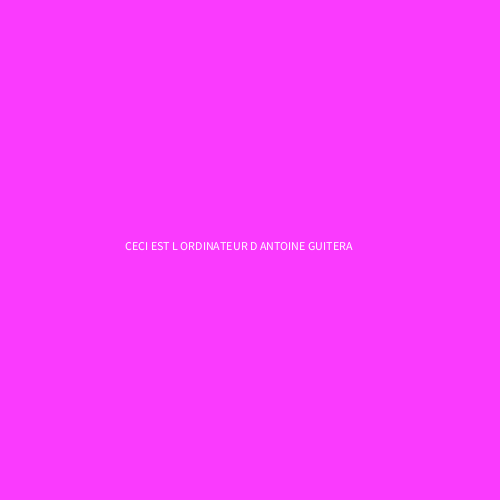
Frame 1 (no input)
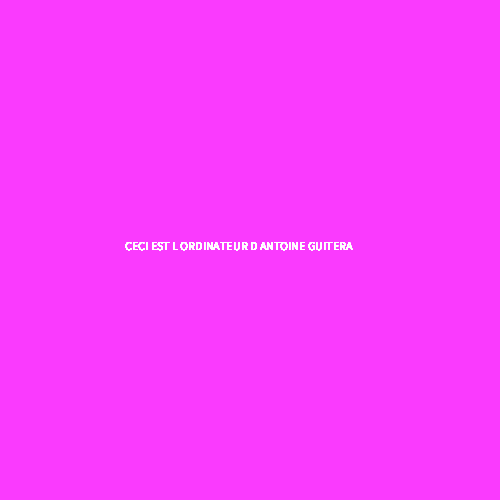
Frame 60 (the mouse pressed at the canvas centre just before this capture)
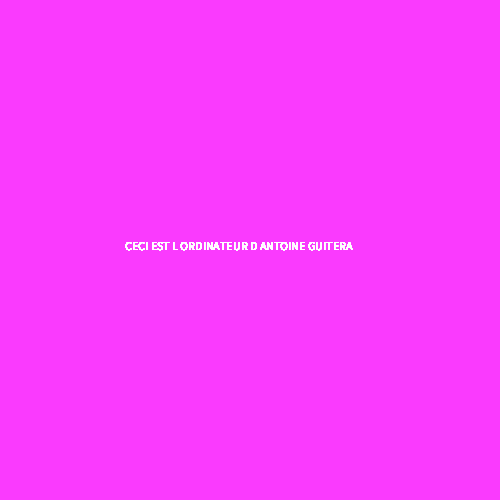
Frame 120 (the mouse held since frame 60 and released just before this capture)

The Processing sketch that drew these frames (run headless with seeded random() and noise(); from frame 60 on, the mouse is pressed at the canvas centre):

// Processing sketch: processing_30961
// ── processing_30961.pde

void setup() {  
    size(500,500);
   background(250,58,254);
}
 
void draw() {  
text("CECI EST L ORDINATEUR D ANTOINE GUITERA", 125,250);

}
 void mousePressed(){
  
 background(random(255), random(255), random(255));
 text("CECI EST L ORDINATEUR D ANTOINE GUITERA", 125,250);

  }
 
